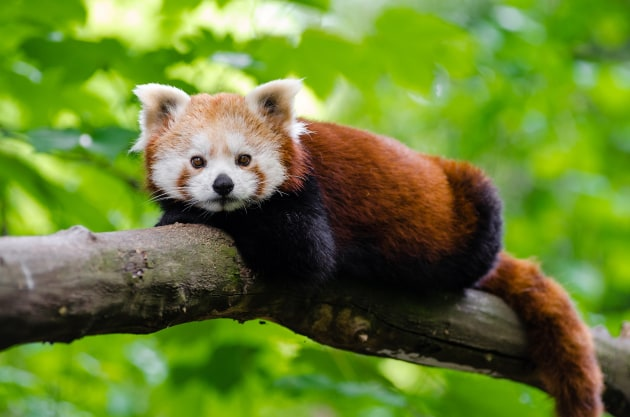
#> input picture cw8/img.jpg, 630 x 417 px
$ python zad9.py
#> lines starting #> are read from the running program, lines starting #| are printed output that depends on the picture
import cv2
import numpy as np

# Wczytanie obrazu
image = cv2.imread('img.jpg')
#> image is the input picture: shape (417, 630, 3); mean B, G, R 47.9, 127.1, 103.7

# 9. Zapis przyciętego obrazu
cropped = image[0:300, 0:300]
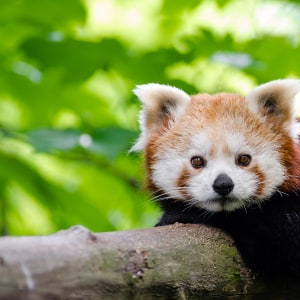
#> cropped: shape (300, 300, 3); mean B, G, R 76.6, 146.7, 127.1
cv2.imwrite("cropped_image.jpg", cropped)
cv2.imshow("Zapisany obszar", cropped)
cv2.waitKey(0)
